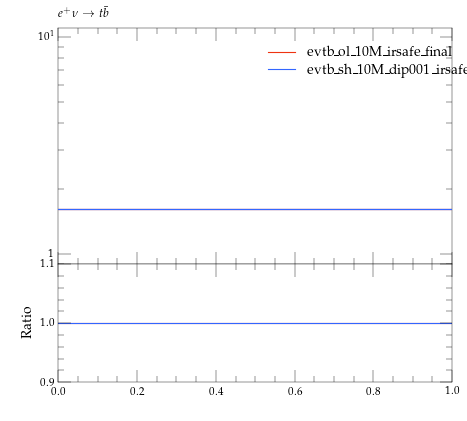

Source code (Python):
#! /usr/bin/env python

# This Python script was auto-generated using YODA v2.0.0.
# Analysis object: /evtb/incCutEt
# Timestamp: 16-04-2024 (13:49:16)

import matplotlib as mpl
import matplotlib.pyplot as plt
mpl.use('Agg') # comment out for interactive use
import os
import numpy as np

plotDir = os.path.split(os.path.realpath(__file__))[0]
if 'YODA_USER_PLOT_PATH' in globals():
    plot_outdir = globals()['YODA_USER_PLOT_PATH']
else:
    plot_outdir = plotDir

#plot style
plt.style.use(os.path.join(plotDir, '../default.mplstyle'))
# plot metadata
figW, figH = plt.rcParams['figure.figsize']
ax_xLabel = r''
ax_yLabel = r''
ax_title  = r'$e^+ \nu \to t \bar b$'
ax_xScale = 'linear'
ax_yScale = 'log'
xLims = (0.0, 1.0)
yLims = (0.009000000000000001, 11.0)

# TeX-friendly labels for the legend
labels = [ r"evtb\_ol\_10M\_irsafe\_final", r"evtb\_sh\_10M\_VIRS\_dip001\_irsafe\_final" ]

# Create figure and axis objects
fig, (ax, ratio0_ax) = plt.subplots(2, 1, sharex=True,
                  figsize=(figW,figH), gridspec_kw={'height_ratios': (2, 1)})
ratio0_ax.yaxis.set_major_locator(mpl.ticker.MultipleLocator(0.1))
ratio0_ax.set_ylim(0.9, 1.1)
ratio0_ax.set_ylabel('Ratio')

# LineColor map: curve index -> color
linecolors = {0: '#EE3311', 1: '#3366FF'}
# the numerical data is stored in a separate file
dataf = dict()
prefix = os.path.split(__file__)[0]
if prefix:    prefix = prefix + '/'
exec(open(prefix+'incCutEt__data.py').read(), dataf)


legend_handles = [] # keep track of handles for the legend

# style options for curves
# starts at zorder>=5 to draw curve on top of legend
styles = {
  'curve0': {
    'color' : linecolors[0],
    'linestyle' : '-',
    'marker' : 'o',
    'zorder' : 5,
    'histstyle' : True,
  },
  'curve1': {
    'color' : linecolors[1],
    'linestyle' : '-',
    'marker' : 'o',
    'zorder' : 6,
    'histstyle' : True,
  },
}
# curve from input yoda files in main panel
for label in dataf['yvals'].keys():
    if all(np.isnan(v) for v in dataf['yvals'][label]):
        continue
    tmp = None
    if styles[label]['histstyle']: # draw as histogram
        tmp, = ax.plot(dataf['xedges'], dataf['yedges'][label],
                       color=styles[label]['color'],
                       linestyle=styles[label]['linestyle'],
                       drawstyle='steps-pre', solid_joinstyle='miter',
                       zorder=styles[label]['zorder'], label=label)
        ax.errorbar(dataf['xpoints'], dataf['yvals'][label], color=styles[label]['color'],
                    xerr=dataf['xerrs'], yerr=[dataf['ydowns'][label], dataf['yups'][label]],
                    linestyle='none', zorder=styles[label]['zorder'])
    else: # draw as scatter
        tmp = ax.errorbar(dataf['xpoints'], dataf['yvals'][label],
                          xerr=dataf['xerrs'],
                          yerr=[ dataf['ydowns'][label],
                          dataf['yups'][label] ],
                          fmt=styles[label]['marker'],
                          ecolor=styles[label]['color'],
                          color=styles[label]['color'], zorder=2)
        tmp[-1][0].set_linestyle(styles[label]['linestyle'])
    legend_handles += [tmp]
    for varLabel in dataf['variation_yvals'].keys():
        if varLabel.startswith(label):
            tmp, = ax.plot(dataf['xedges'], dataf['variation_yvals'][varLabel],
                           color=styles[label]['color'],
                           linestyle=styles[label]['linestyle'],
                           drawstyle='steps-pre', solid_joinstyle='miter',
                           zorder=styles[label]['zorder'], alpha=0.5)


# plots on ratio panel
# curve from input yoda files in ratio panel
for label, yvals in dataf['ratio0_yvals'].items():
    if all(np.isnan(v) for v in yvals):
        continue
    if styles[label]['histstyle']: # plot as histogram
        ratio0_ax.plot(dataf['xedges'], yvals,
                       color=styles[label]['color'],
                       linestyle=styles[label]['linestyle'],
                       drawstyle='steps-pre', zorder=1,
                       solid_joinstyle='miter')
        ratio0_ax.vlines(dataf['xpoints'],
                         dataf['ratio0_ymin'][label],
                         dataf['ratio0_ymax'][label],
                         color=styles[label]['color'], zorder=1)
    else: # plot as scatter
        tmp = ratio0_ax.errorbar(dataf['xpoints'],
                                 yvals, xerr=dataf['xerrs'],
                                 yerr=dataf['ratio0_yerrs'][label],
                                 fmt=styles[label]['marker'],
                                 ecolor=styles[label]['color'],
                                 color=styles[label]['color'])
        tmp[-1][0].set_linestyle(styles[label]['linestyle'])

    for varlabel in dataf['ratio0_variation_vals'].keys():
        if varlabel.startswith(label):
            ratio0_ax.plot(dataf['xedges'],
                            dataf['ratio0_variation_vals'][varlabel],
                            color=styles[label]['color'],
                            linestyle=styles[label]['linestyle'],
                            drawstyle='steps-pre', solid_joinstyle='miter',
                            zorder=1, alpha=0.5)

legend_pos = (0.5, 0.97)
ax.legend(legend_handles, labels, loc='upper left', bbox_to_anchor=legend_pos)

# set plot metadata as defined above
ratio0_ax.set_xlabel(ax_xLabel)
ratio0_ax.xaxis.set_label_coords(1., -.15)
ax.set_ylabel(ax_yLabel, loc='top')
ax.set_title(ax_title, loc='left')
ax.set_xscale(ax_xScale)
ax.set_yscale(ax_yScale)
ax.set_xlim(xLims)
ax.set_ylim(yLims)

# tick formatting
plt.rcParams['xtick.top'] = True
plt.rcParams['ytick.right'] = True
ax.yaxis.set_major_locator(mpl.ticker.LogLocator(base=10.0, numticks=np.inf))
ax.yaxis.set_minor_locator(mpl.ticker.LogLocator(
                           base=10.0, subs=np.arange(0.1, 1, 0.1), numticks=np.inf))
fig.align_ylabels((ax, ratio0_ax))
plt.savefig(os.path.join(plot_outdir, 'incCutEt.pdf'), format='PDF')
plt.savefig(os.path.join(plot_outdir, 'incCutEt.png'), format='PNG')

plt.close(fig)
